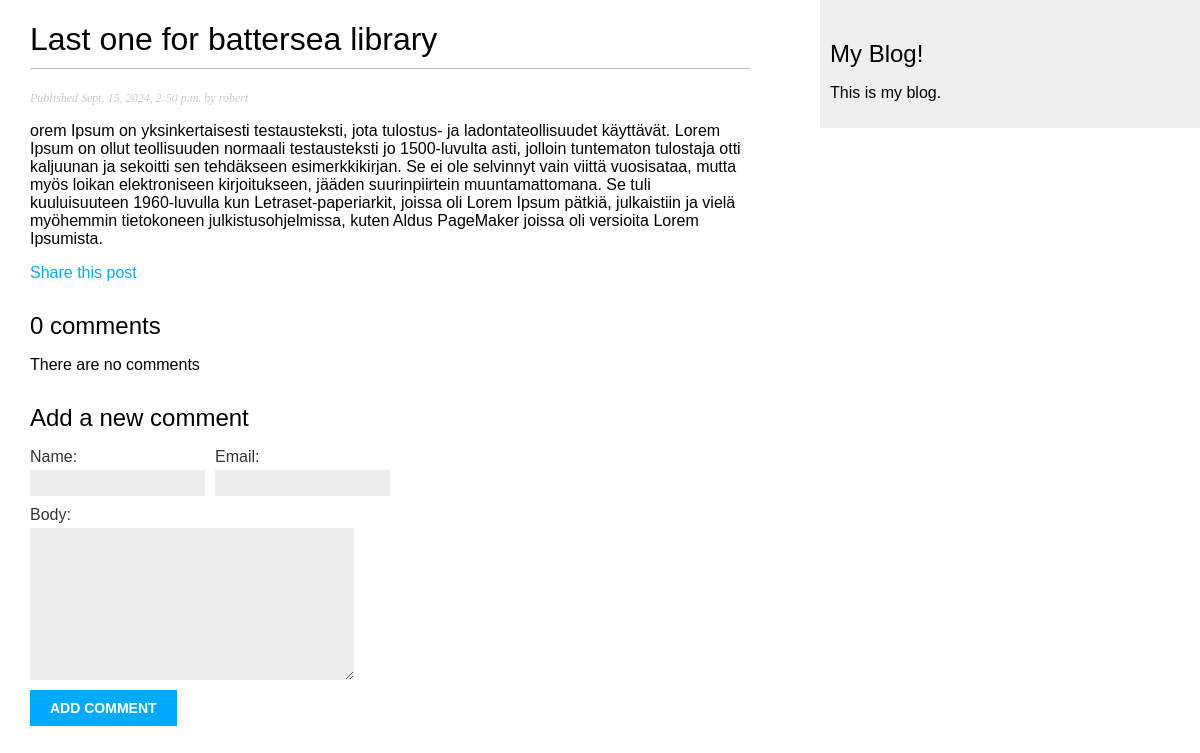
/blog/2024/9/15/last-one-for-battersea-library/, run on an earlier commit of the app's database.
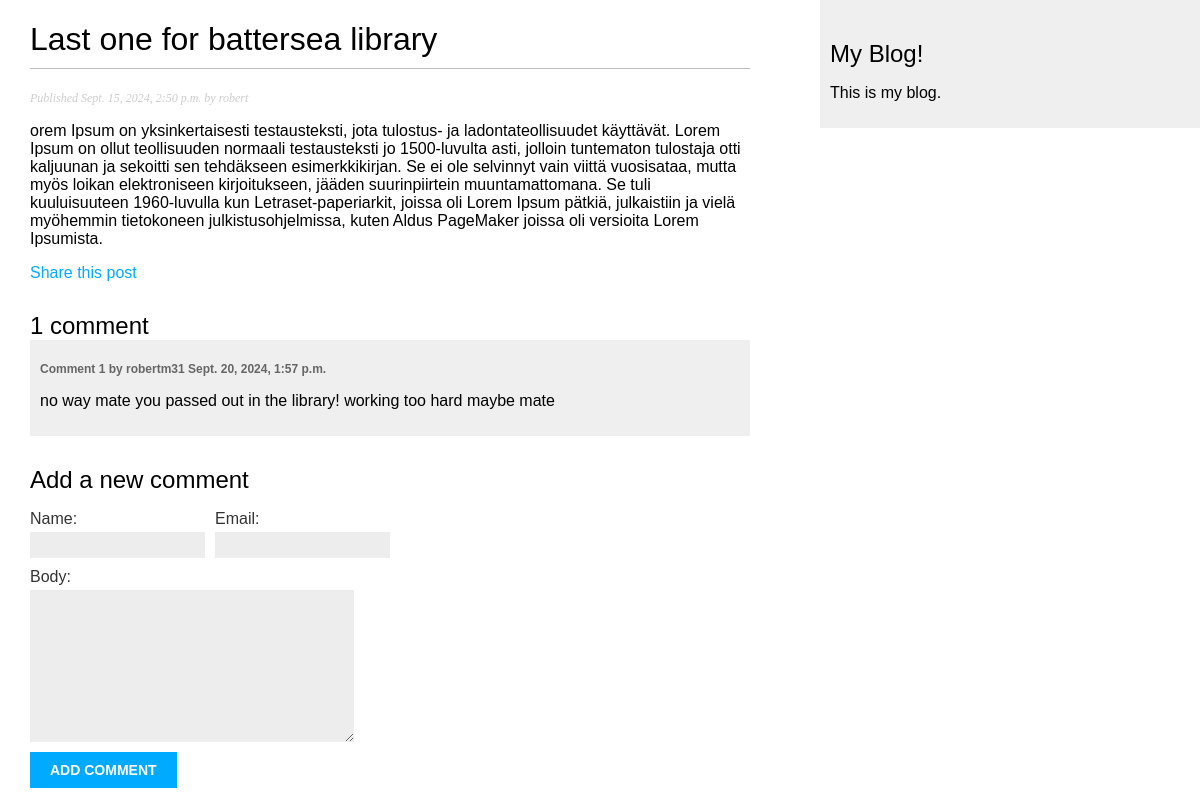
And on a later commit of the database.
### blog/models.py (models this page shows, shortened)
class Comment(models.Model):
    post = models.ForeignKey(
        Post,
        on_delete=models.CASCADE,
        related_name="comments"
    )
    name = models.CharField(max_length=80)
    email = models.EmailField()
    body = models.TextField()
    created = models.DateTimeField(auto_now_add=True)
    updated = models.DateTimeField(auto_now=True)
    active = models.BooleanField(default=True)
    class Meta:
        ordering = ['created']
        indexes = [
            models.Index(fields=['created']),
        ]

### blog/views.py (the view)
def post_detail(request, year, month, day, post):
    post = get_object_or_404(
        Post,
        status=Post.Status.PUBLISHED,
        slug=post,
        publish__year=year,
        publish__month=month,
        publish__day=day
    )
    comments = post.comments.filter(active=True)
    form = CommentForm()
    return render(
        request,
        'blog/post/detail.html',
        {
            'post': post,
            "comments":comments,
            "form": form
        }
    )

### blog/forms.py
class CommentForm(forms.ModelForm):
    class Meta:
        model = Comment
        fields = ['name', 'email', 'body']

### blog/templates/blog/post/detail.html (shortened to what this page needs)
{% extends 'blog/base.html' %}
{% block content %}
    <h1>{{ post.title }}</h1>
    <p class="date">
        Published {{ post.publish }} by  {{ post.author }}
    </p>
    {{ post.body|linebreaks }}
    <p>
        <a href="{% url 'blog:post_share' post.id %}">
            Share this post
        </a>
    </p>
    {% with comments.count as total_comments %}
        <h2>
            {{ total_comments }} comment{{ total_comments|pluralize }}
        </h2>
    {% endwith %}
    {% for comment in comments %}
        <div class="comment">
            <p class="info">
                Comment {{ forloop.counter }} by {{ comment.name }}
                {{ comment.created }}
            </p>
            {{ comment.body|linebreaks }}
        </div>
    {% empty %}
        <p>There are no comments</p>
    {% endfor %}
    {% include "blog/post/includes/comment_form.html" %}
{% endblock %}

What changed in the data, as far as the page shows it:
added Comment: name "robertm31", created "Sept. 20, 2024, 1:57 p.m.", body "no way mate you passed out in the library! working too hard maybe mate"
Also different on the page:
{{ total_comments }}: "0" → "1"
text no longer shown: "There are no comments"
